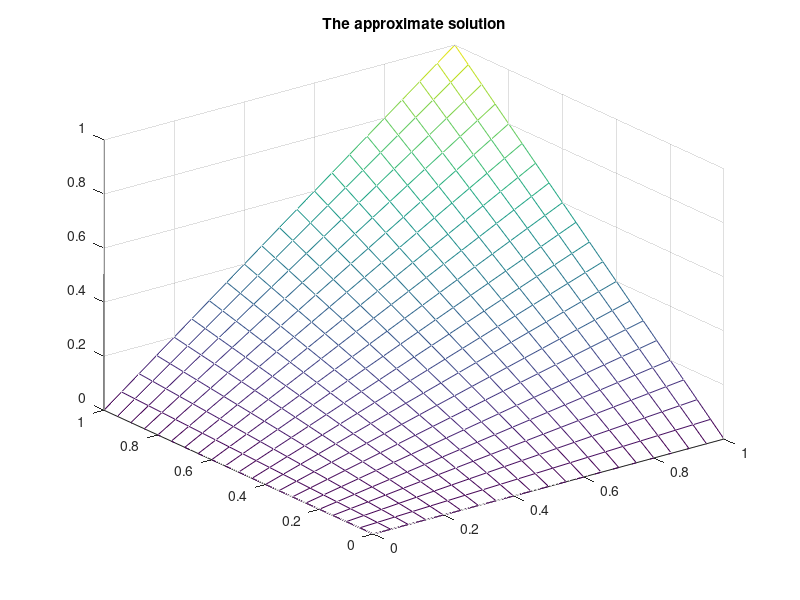
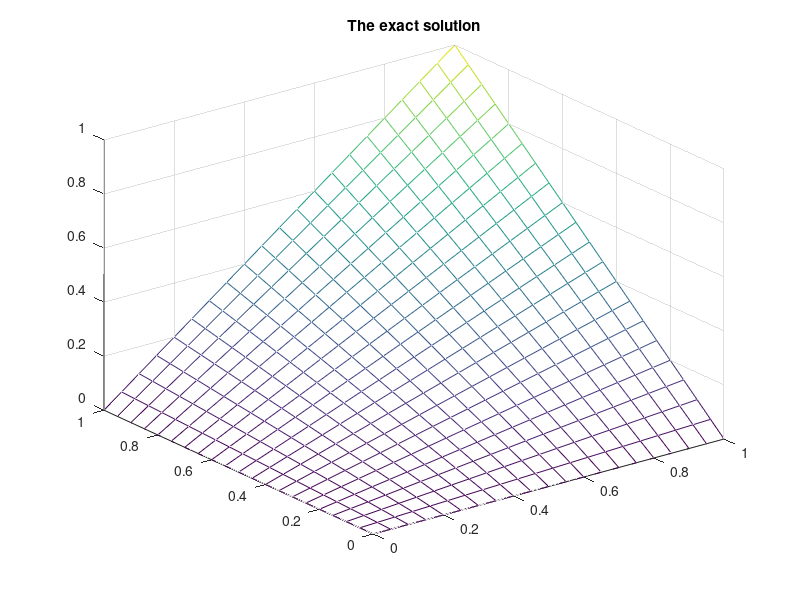

These charts were generated, in order, by the following MATLAB code:
%%%%%%%%%%%%%%%%%%%%%%%%%%%%%%%%%%%%%%%%%%%%%%%%%%%%%%%%%%%%%
%%%%          Iterative method for Laplace Equation      %%%%
%%%     u_{xx} + u_{yy} = 0, 0 < x < 1, 0 < y < 1        %%%%
%%%  u(x, 0) = 0, u(0, y) = 0, u(x, 1) = y, u(1, y) = y  %%%%  
%%%           Exact soln: u(x, y) = x*y                  %%%%
%%%        Course: MATH F422, Dr. P. Dhanumjaya          %%%% 
%%%%%%%%%%%%%%%%%%%%%%%%%%%%%%%%%%%%%%%%%%%%%%%%%%%%%%%%%%%%%

close all; 
clear all;
N = 20;
tol = 1e-6;
a = 0;
b = 1;
c = 0;
d = 1;
h = (b-a)/N;
h1 = h*h;
x = a:h:b;
y = c:h:d;
u2 = zeros(N+1,N+1);
usol=zeros(N+1,N+1);
omega = 1.8;

for i = 1:N+1
    u2(1,i) = 0; 
    u2(N+1,i) = y(i); 
    u2(i,1) = 0; 
    u2(i,N+1) = x(i); 
end

err = 1000;
k = 0;
u = u2;
while err > tol
    for i = 2:N
        for j = 2:N
            u(i,j) = (1-omega)*u2(i,j) + omega*(u(i-1,j) + u(i+1,j) ...
                + u(i,j-1) + u(i,j+1))/4;
        end
       
    end
    err = max(max(abs(u-u2)));
    u2 = u;
    k = k+1;
end

figure(1);
mesh(x,y,u2);
title('The approximate solution')

for i=1:N+1
    for j=1:N+1
        usol(i,j)=x(i)*y(j);
    end
end

figure(2);
mesh(x,y,usol);
title('The exact solution')

Error = max(max(abs(u-usol)))
